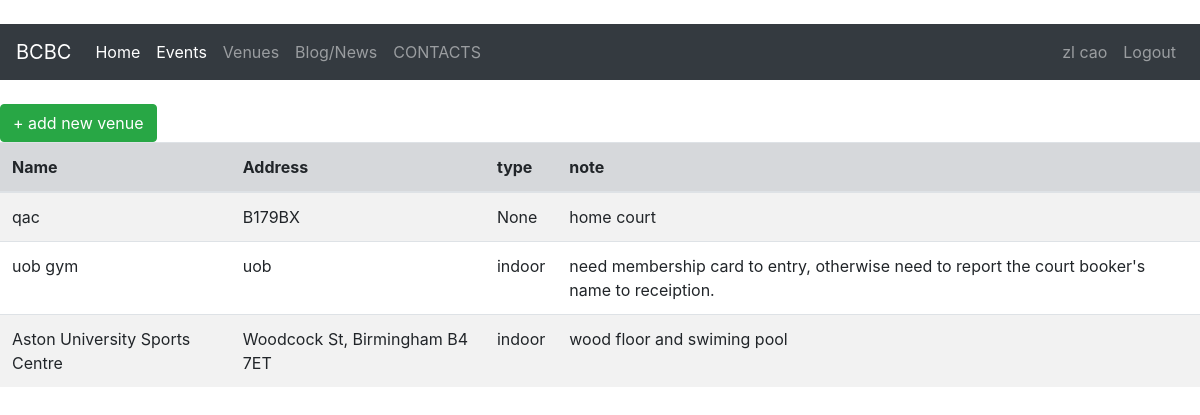
/all_venues/ (signed in), run on the app's committed database.
### members/models.py (models this page shows, shortened)
class Profile(models.Model):
    PLAYER_TYPE=(
        ('xiuxian','休闲'),
        ('yeren','野人'),
    )
    user=models.OneToOneField(User,null=True,on_delete=models.CASCADE)
    first_name=models.CharField('First Name',max_length=50,null=True,)
    last_name=models.CharField('Last Name',max_length=50,null=True,)
    nick_name=models.CharField('Nick Name',max_length=50,blank=True,null=True)
    age = models.IntegerField('Member Age',blank=True,null=True)
    email=models.EmailField('Member Email',max_length=50,null=True,)
    phone=models.CharField('Member Phone',max_length=50,blank=True,null=True)
    shirt_size= models.CharField('Shirt Size',max_length=20,null=True,blank=True)
    bio=models.TextField('Member Bio', max_length=500,null=True,blank=True)
    player_type=models.CharField(max_length=20,choices=PLAYER_TYPE,null=True,blank=True)

### event/models.py (models this page shows, shortened)
class Venue(models.Model):
    VENUE_TYPE=(
        ('indoor','indoor'),
        ('outdoor','outdoor'),
    )
    name=models.CharField('Venue Name',max_length=100,null=True)
    address=models.CharField('Venue Address',max_length=120)
    venue_type=models.CharField(max_length=30,choices=VENUE_TYPE,null=True,blank=True)
    note=models.TextField('Venue Note',max_length=500,blank=True)

### event/views.py (the view)
# urls.py: path('all_venues/', views.all_venues,name='all_venues'),
def all_venues(request):
    venues=Venue.objects.all()
    return render(request,'event/all_venues.html',{'venues':venues})

### templates/event/all_venues.html (shortened to what this page needs)
{% extends 'master.html' %}
{% block content %}
    <br>
    <a class="btn btn-success" href="{% url 'add_venue' %}"> + add new venue</a> <br>
    <table class="table table-striped table-hove ">
    <thead class="table-secondary">
        <tr>
            <th scope="col"> Name</th>
            <th scope="col"> Address</th>
            <th scope="col"> type</th>
            <th scope="col"> note</th>
        </tr>
    </thead>
    <tbody>
    {% for venue in venues %}
        <tr>
            <td> {{ venue.name }}</td>
            <td> {{ venue.address }}</td>
            <td> {{ venue.venue_type }}</td>
            <td> {{ venue.note }}</td>
        </tr>
    {% endfor %}
    </tbody>
    </table>
{% endblock %}

### templates/event/navbar.html (shortened to what this page needs)
<br>
<nav class="navbar navbar-expand-lg navbar-dark bg-dark ">
  <a class="navbar-brand" href="{% url 'home' %}">BCBC</a>
  <div class="collapse navbar-collapse" id="navbarSupportedContent">
    <ul class="navbar-nav mr-auto">
      <li class="nav-item active">
        <a class="nav-link" href="{% url 'home' %}">Home <span class="sr-only">(current)</span></a>
      </li>
        <li class="nav-item">
            <a class="nav-link active" href="{% url 'all_events' %}">Events</a>
      </li>
     <li class="nav-item">
        <a class="nav-link" href="{% url 'all_venues' %}">Venues </a>
      </li>
        <li class="nav-item">
        <a class="nav-link" href="#">Blog/News</a>
      </li>
     <li class="nav-item">
        <a class="nav-link" href="{% url 'contact' %}">CONTACTS</a>
      </li>
    </ul>
    <ul class="navbar-nav right">
        {% if user.is_authenticated %}
            <li class="nav-item" align="right">
                <a class="nav-link" href=" {% url 'user_profile' user.profile.id %}">{{ user.profile.first_name }} {{ user.profile.last_name }}</a>
              </li>
             <li class="nav-item">
                <a class="nav-link" href="{% url 'user_logout' %}">Logout</a>
              </li>
        {% endif %}
    </ul>
  </div>
</nav>

### data on the page
Venue: name "qac", address "B179BX", venue_type "None", note "home court"
Venue: name "uob gym", address "uob", venue_type "indoor", note "need membership card to entry, otherwise need to report the court booker's name to receiption."
Venue: name "Aston University Sports Centre", address "Woodcock St, Birmingham B4 7ET", venue_type "indoor", note "wood floor and swiming pool"

### other printed values
{{ user.profile.first_name }} "zl"
{{ user.profile.last_name }} "cao"
